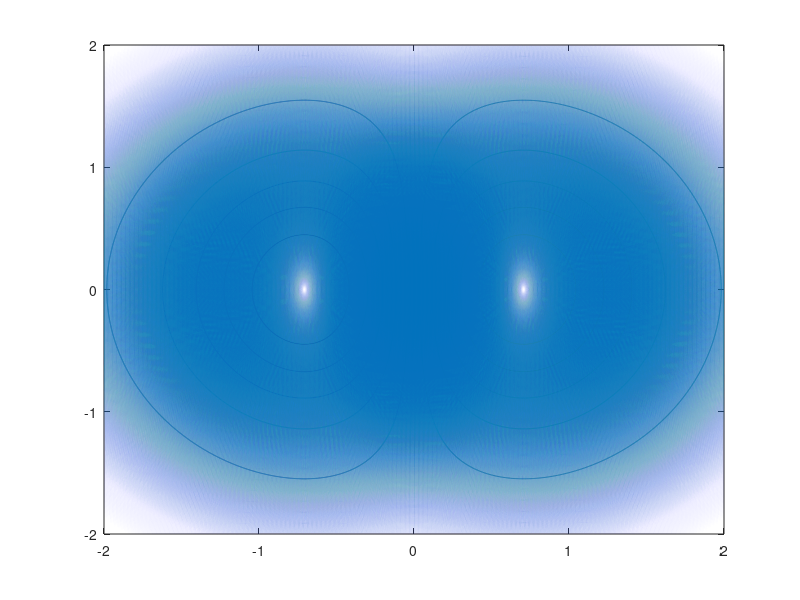

The MATLAB source for this figure:
[X,Y] = meshgrid(-2:0.002:2);
Z = X.*exp(-X.^2 - Y.^2);
[DX,DY] = gradient(Z,.2,.2);

figure
contour(X,Y,Z)
hold on
quiver(X,Y,DX,DY)
hold off